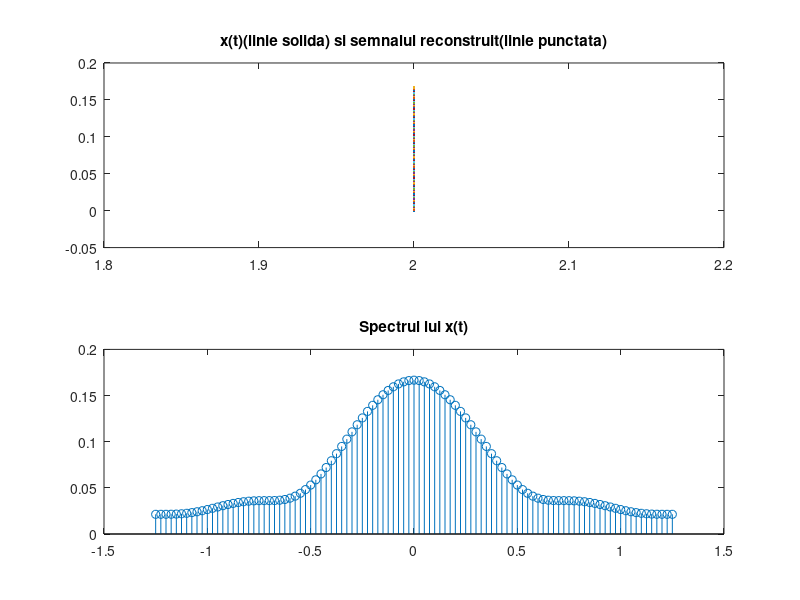

Source code (MATLAB):
%Numar de ordine: 14

P = 40; %Perioada

D = 2; 

N = 50; %Numar de coeficienti 

w0 = 2*pi/P; 

t_tr = 0:0.02:D; %esantionarea semnalului original

x_tr = sawtooth((pi/12)*t_tr,0.5)/2+0.5; %Semnalul triunghiular

plot(t_tr, x_tr);

t_mod = 0:0.02:P; %esantionarea semnalului modificat

x_mod = zeros(1,length(t_mod)); %initializare a semnalului modificat cu valori nule

for t=0:D;
    x_mod = x_tr;
                %unde avem valori din t <= durata semnalului 
end
subplot(2,1,1)

plot(t,x_mod),title('x(t)(linie solida) si semnalul reconstruit(linie punctata)'); %afisare x(t)

hold on;





for k = -N:N %k este variabila dupa care se realizeaza suma

    x_t = x_tr; %x_t e semnalul realizat dupa formula SF data

    x_t = x_t .* exp(-1i*k*w0*t_tr); %inmultire intre doua matrice element cu element

    X(k+N+1) = 0; %initializare cu valoare nula

    for i = 1:length(t_tr)-1

        X(k+N+1) = X(k+N+1) + (t_tr(i+1)-t_tr(i)) * (x_t(i)+x_t(i+1))/2; %reconstructia folosind coeficientii

    end

end



for i = 1:length(t_mod) %i este variabila dupa care se realizeaza suma

    x_finit(i) = 0; %initializare cu valoare nula

    for k=-N:N

        x_finit(i) = x_finit(i) + (1/P) * X(k+51) * exp(1i*k*w0*t_mod(i));  %reconstructia folosind coeficientii

    end

end

plot(t,x_finit,'--'); %afisare reconstructie semnal folosind cei N coeficienti



subplot(2,1,2)

w=-50*w0:w0:50*w0; %w este vectorul ce ne va permite afisarea spectrului functiei

stem(w/(2*pi),abs(X)),title('Spectrul lui x(t)'); %afisarea spectrului



%Teoria seriilor Fourier (SFT, SFA si SFC) ne spune

%ca orice semnal periodic poate fi aproximat printr-o suma infinita de sinusuri

%si cosinusuri de diferite frecvente, fiecare ponderat cu un anumit coeficient. 

%Acesti coeficienti reprezinta practic spectrul 

%Semnalul reconstruit foloseste 50 de termeni si are aceeasi forma ca

%semnalul original, cu mici diferente de rigoare. Cu cat marim

%numarul de coeficienti ai SF, aceasta diferenta va fi din ce in ce mai

%mica. In plus se observa faptul ca semnalul poate fi aproximat printr-o

%suma de sin, variatiile semnalului prezentand un caracter sinusoidal.